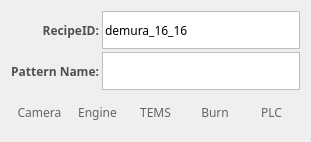
   <widget class="QWidget" name="layoutWidget">
    <property name="geometry">
     <rect>
      <x>0</x>
      <y>0</y>
      <width>311</width>
      <height>142</height>
     </rect>
    </property>
    <layout class="QVBoxLayout" name="verticalLayout_3">
     <property name="spacing">
      <number>3</number>
     </property>
     <item>
      <layout class="QHBoxLayout" name="horizontalLayout_8">
       <item>
        <widget class="QLabel" name="label_RecipeID">
         <property name="minimumSize">
          <size>
           <width>88</width>
           <height>0</height>
          </size>
         </property>
         <property name="font">
          <font>
           <family>微软雅黑</family>
           <pointsize>9</pointsize>
           <weight>75</weight>
           <bold>true</bold>
          </font>
         </property>
         <property name="layoutDirection">
          <enum>Qt::LeftToRight</enum>
         </property>
         <property name="styleSheet">
          <string notr="true">color: rgb(80, 80, 80);</string>
         </property>
         <property name="text">
          <string>RecipeID:</string>
         </property>
         <property name="alignment">
          <set>Qt::AlignRight|Qt::AlignTrailing|Qt::AlignVCenter</set>
         </property>
        </widget>
       </item>
       <item>
        <widget class="QLineEdit" name="lePannelId">
         <property name="sizePolicy">
          <sizepolicy hsizetype="Expanding" vsizetype="Preferred">
           <horstretch>0</horstretch>
           <verstretch>0</verstretch>
          </sizepolicy>
         </property>
         <property name="minimumSize">
          <size>
           <width>0</width>
           <height>25</height>
          </size>
         </property>
         <property name="font">
          <font>
           <family>微软雅黑</family>
          </font>
         </property>
         <property name="styleSheet">
          <string notr="true">background-color: rgb(255, 255, 255);
border: 1px solid rgb(190, 190, 190);</string>
         </property>
         <property name="text">
          <string>demura_16_16</string>
         </property>
        </widget>
       </item>
      </layout>
     </item>
     <item>
      <layout class="QHBoxLayout" name="horizontalLayout_23">
       <item>
        <widget class="QLabel" name="label_PanelID_21">
         <property name="minimumSize">
          <size>
           <width>88</width>
           <height>0</height>
          </size>
         </property>
         <property name="font">
          <font>
           <family>微软雅黑</family>
           <pointsize>9</pointsize>
           <weight>75</weight>
           <bold>true</bold>
          </font>
         </property>
         <property name="layoutDirection">
          <enum>Qt::LeftToRight</enum>
         </property>
         <property name="styleSheet">
          <string notr="true">color: rgb(80, 80, 80);</string>
         </property>
         <property name="text">
          <string>Pattern Name:</string>
         </property>
         <property name="alignment">
          <set>Qt::AlignRight|Qt::AlignTrailing|Qt::AlignVCenter</set>
         </property>
        </widget>
       </item>
       <item>
        <widget class="QLineEdit" name="lePatternName">
         <property name="enabled">
          <bool>false</bool>
         </property>
         <property name="sizePolicy">
          <sizepolicy hsizetype="Expanding" vsizetype="Preferred">
           <horstretch>0</horstretch>
           <verstretch>0</verstretch>
          </sizepolicy>
         </property>
         <property name="minimumSize">
          <size>
           <width>0</width>
           <height>25</height>
          </size>
         </property>
         <property name="font">
          <font>
           <family>微软雅黑</family>
          </font>
         </property>
         <property name="styleSheet">
          <string notr="true">background-color: rgb(255, 255, 255);
border: 1px solid rgb(190, 190, 190);</string>
         </property>
         <property name="readOnly">
          <bool>true</bool>
         </property>
        </widget>
       </item>
      </layout>
     </item>
     <item>
      <layout class="QHBoxLayout" name="horizontalLayout_4" stretch="0,0,0,0,0">
       <property name="spacing">
        <number>1</number>
       </property>
       <item>
        <widget class="QToolButton" name="tbACamera">
         <property name="enabled">
          <bool>true</bool>
         </property>
         <property name="sizePolicy">
          <sizepolicy hsizetype="Preferred" vsizetype="Preferred">
           <horstretch>0</horstretch>
           <verstretch>0</verstretch>
          </sizepolicy>
         </property>
         <property name="minimumSize">
          <size>
           <width>0</width>
           <height>0</height>
          </size>
         </property>
         <property name="maximumSize">
          <size>
           <width>1777215</width>
           <height>1777215</height>
          </size>
         </property>
         <property name="font">
          <font>
           <family>微软雅黑</family>
           <pointsize>9</pointsize>
          </font>
         </property>
         <property name="contextMenuPolicy">
          <enum>Qt::NoContextMenu</enum>
         </property>
         <property name="toolTipDuration">
          <number>-1</number>
         </property>
         <property name="autoFillBackground">
          <bool>false</bool>
         </property>
         <property name="styleSheet">
          <string notr="true">border:NONE;
color: rgb(100, 100, 100);
margin:0px;</string>
         </property>
         <property name="text">
          <string>Camera</string>
         </property>
         <property name="icon">
          <iconset>
           <normaloff>:/JcDemuraMainTest/Resources/Camera_1.png</normaloff>:/JcDemuraMainTest/Resources/Camera_1.png</iconset>
         </property>
         <property name="iconSize">
          <size>
           <width>54</width>
           <height>54</height>
          </size>
         </property>
         <property name="checkable">
          <bool>false</bool>
         </property>
         <property name="autoRepeat">
          <bool>false</bool>
         </property>
         <property name="autoExclusive">
          <bool>false</bool>
         </property>
         <property name="toolButtonStyle">
          <enum>Qt::ToolButtonTextUnderIcon</enum>
         </property>
        </widget>
       </item>
       <item>
        <widget class="QToolButton" name="tbAEngine">
         <property name="enabled">
          <bool>true</bool>
         </property>
         <property name="sizePolicy">
          <sizepolicy hsizetype="Preferred" vsizetype="Preferred">
           <horstretch>0</horstretch>
           <verstretch>0</verstretch>
          </sizepolicy>
         </property>
         <property name="minimumSize">
          <size>
           <width>0</width>
           <height>0</height>
          </size>
         </property>
         <property name="maximumSize">
          <size>
           <width>1777215</width>
           <height>1777215</height>
          </size>
         </property>
         <property name="font">
          <font>
           <family>微软雅黑</family>
           <pointsize>9</pointsize>
          </font>
         </property>
         <property name="contextMenuPolicy">
          <enum>Qt::NoContextMenu</enum>
         </property>
         <property name="toolTipDuration">
          <number>-1</number>
         </property>
         <property name="autoFillBackground">
          <bool>false</bool>
         </property>
         <property name="styleSheet">
          <string notr="true">border:NONE;
color: rgb(100, 100, 100);
margin:0px;</string>
         </property>
         <property name="text">
          <string>Engine</string>
         </property>
         <property name="icon">
          <iconset>
           <normaloff>:/JcDemuraMainTest/Resources/Engine_1.png</normaloff>:/JcDemuraMainTest/Resources/Engine_1.png</iconset>
         </property>
         <property name="iconSize">
          <size>
           <width>54</width>
           <height>54</height>
          </size>
         </property>
         <property name="checkable">
          <bool>false</bool>
         </property>
         <property name="autoRepeat">
          <bool>false</bool>
         </property>
         <property name="autoExclusive">
          <bool>false</bool>
         </property>
         <property name="toolButtonStyle">
          <enum>Qt::ToolButtonTextUnderIcon</enum>
         </property>
        </widget>
       </item>
       <item>
        <widget class="QToolButton" name="tbATems">
         <property name="enabled">
          <bool>true</bool>
         </property>
         <property name="sizePolicy">
          <sizepolicy hsizetype="Preferred" vsizetype="Preferred">
           <horstretch>0</horstretch>
           <verstretch>0</verstretch>
          </sizepolicy>
         </property>
         <property name="minimumSize">
          <size>
           <width>0</width>
           <height>0</height>
          </size>
         </property>
         <property name="maximumSize">
          <size>
           <width>16777215</width>
           <height>16777215</height>
          </size>
         </property>
         <property name="font">
          <font>
           <family>微软雅黑</family>
           <pointsize>9</pointsize>
          </font>
         </property>
         <property name="contextMenuPolicy">
          <enum>Qt::NoContextMenu</enum>
         </property>
         <property name="toolTipDuration">
          <number>-1</number>
         </property>
         <property name="autoFillBackground">
          <bool>false</bool>
         </property>
         <property name="styleSheet">
          <string notr="true">border:NONE;
color: rgb(100, 100, 100);
margin:0px;</string>
         </property>
         <property name="text">
          <string>TEMS</string>
         </property>
         <property name="icon">
          <iconset>
           <normaloff>:/JcDemuraMainTest/Resources/TEMS_1.png</normaloff>:/JcDemuraMainTest/Resources/TEMS_1.png</iconset>
         </property>
         <property name="iconSize">
          <size>
           <width>54</width>
           <height>54</height>
          </size>
         </property>
         <property name="checkable">
          <bool>false</bool>
         </property>
         <property name="autoRepeat">
          <bool>false</bool>
         </property>
         <property name="autoExclusive">
          <bool>false</bool>
         </property>
         <property name="toolButtonStyle">
          <enum>Qt::ToolButtonTextUnderIcon</enum>
         </property>
        </widget>
       </item>
       <item>
        <widget class="QToolButton" name="tbABurn">
         <property name="enabled">
          <bool>true</bool>
         </property>
         <property name="sizePolicy">
          <sizepolicy hsizetype="Preferred" vsizetype="Preferred">
           <horstretch>0</horstretch>
           <verstretch>0</verstretch>
          </sizepolicy>
         </property>
         <property name="minimumSize">
          <size>
           <width>0</width>
           <height>0</height>
          </size>
         </property>
         <property name="maximumSize">
          <size>
           <width>16777215</width>
           <height>16777215</height>
          </size>
         </property>
         <property name="font">
          <font>
           <family>微软雅黑</family>
           <pointsize>9</pointsize>
          </font>
         </property>
         <property name="contextMenuPolicy">
          <enum>Qt::NoContextMenu</enum>
         </property>
         <property name="toolTipDuration">
          <number>-1</number>
         </property>
         <property name="autoFillBackground">
          <bool>false</bool>
         </property>
         <property name="styleSheet">
          <string notr="true">border:NONE;
color: rgb(100, 100, 100);
margin:0px;</string>
         </property>
         <property name="text">
          <string> Burn</string>
         </property>
         <property name="icon">
          <iconset>
           <normaloff>:/JcDemuraMainTest/Resources/LC_1.png</normaloff>:/JcDemuraMainTest/Resources/LC_1.png</iconset>
         </property>
         <property name="iconSize">
          <size>
           <width>54</width>
           <height>54</height>
          </size>
         </property>
         <property name="checkable">
          <bool>false</bool>
         </property>
         <property name="autoRepeat">
          <bool>false</bool>
         </property>
         <property name="autoExclusive">
          <bool>false</bool>
         </property>
         <property name="toolButtonStyle">
          <enum>Qt::ToolButtonTextUnderIcon</enum>
         </property>
        </widget>
       </item>
       <item>
        <widget class="QToolButton" name="tbPLC">
         <property name="enabled">
          <bool>true</bool>
         </property>
         <property name="sizePolicy">
          <sizepolicy hsizetype="Preferred" vsizetype="Preferred">
           <horstretch>0</horstretch>
           <verstretch>0</verstretch>
          </sizepolicy>
         </property>
         <property name="minimumSize">
          <size>
           <width>0</width>
           <height>0</height>
          </size>
         </property>
         <property name="maximumSize">
          <size>
           <width>16777215</width>
           <height>16777215</height>
          </size>
         </property>
         <property name="font">
          <font>
           <family>微软雅黑</family>
           <pointsize>9</pointsize>
          </font>
         </property>
         <property name="contextMenuPolicy">
          <enum>Qt::NoContextMenu</enum>
         </property>
         <property name="toolTipDuration">
          <number>-1</number>
         </property>
         <property name="autoFillBackground">
          <bool>false</bool>
         </property>
         <property name="styleSheet">
          <string notr="true">border:NONE;
color: rgb(100, 100, 100);
margin:0px;</string>
         </property>
         <property name="text">
          <string>PLC</string>
         </property>
         <property name="icon">
          <iconset>
           <normaloff>:/JcDemuraMainTest/Resources/TEMS_1.png</normaloff>:/JcDemuraMainTest/Resources/TEMS_1.png</iconset>
         </property>
         <property name="iconSize">
          <size>
           <width>54</width>
           <height>54</height>
          </size>
         </property>
         <property name="checkable">
          <bool>false</bool>
         </property>
         <property name="autoRepeat">
          <bool>false</bool>
         </property>
         <property name="autoExclusive">
          <bool>false</bool>
         </property>
         <property name="toolButtonStyle">
          <enum>Qt::ToolButtonTextUnderIcon</enum>
         </property>
        </widget>
       </item>
      </layout>
     </item>
    </layout>
   </widget>
